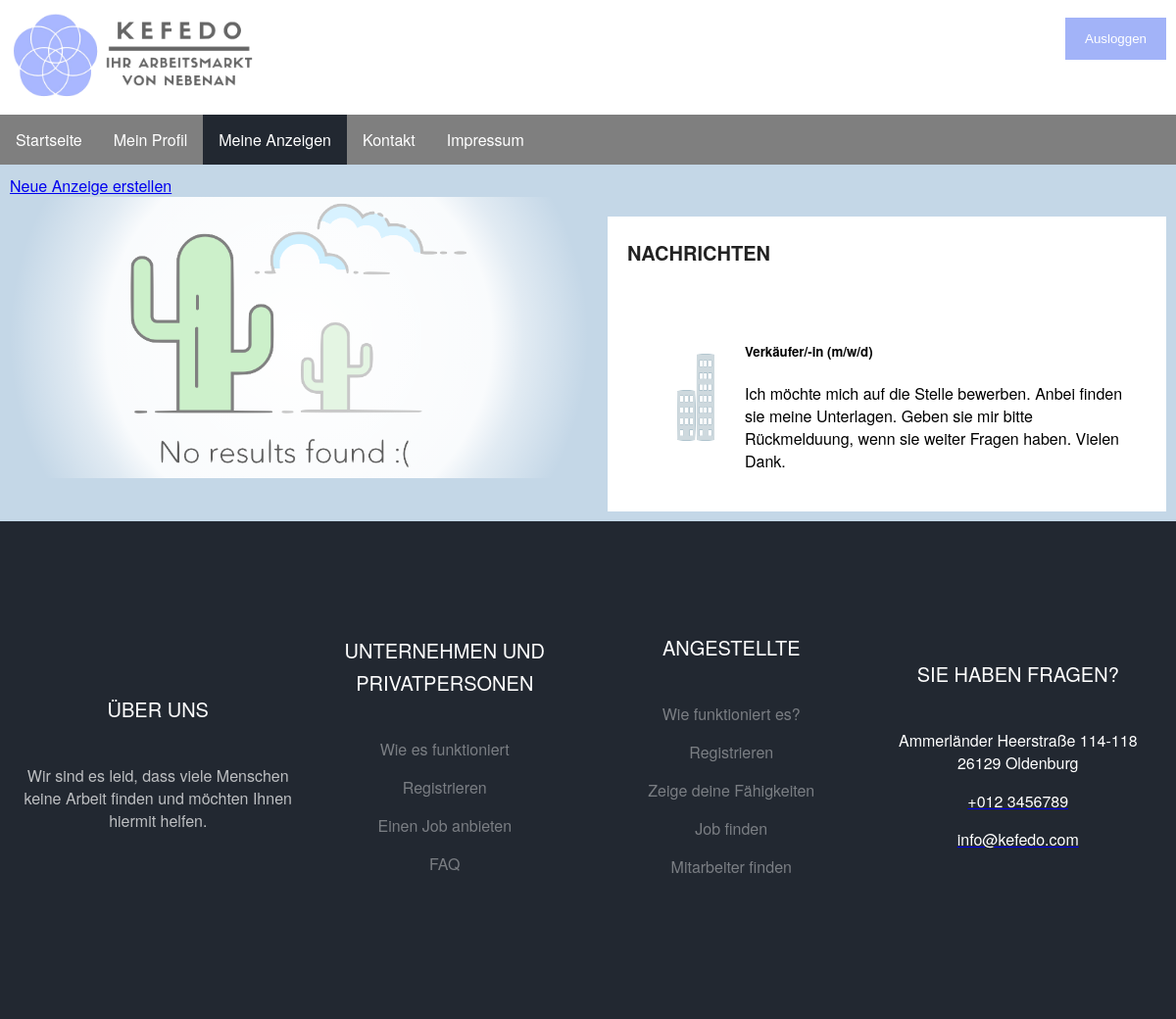
/website_root/messages.php (signed in), run on an earlier commit of the app's database.
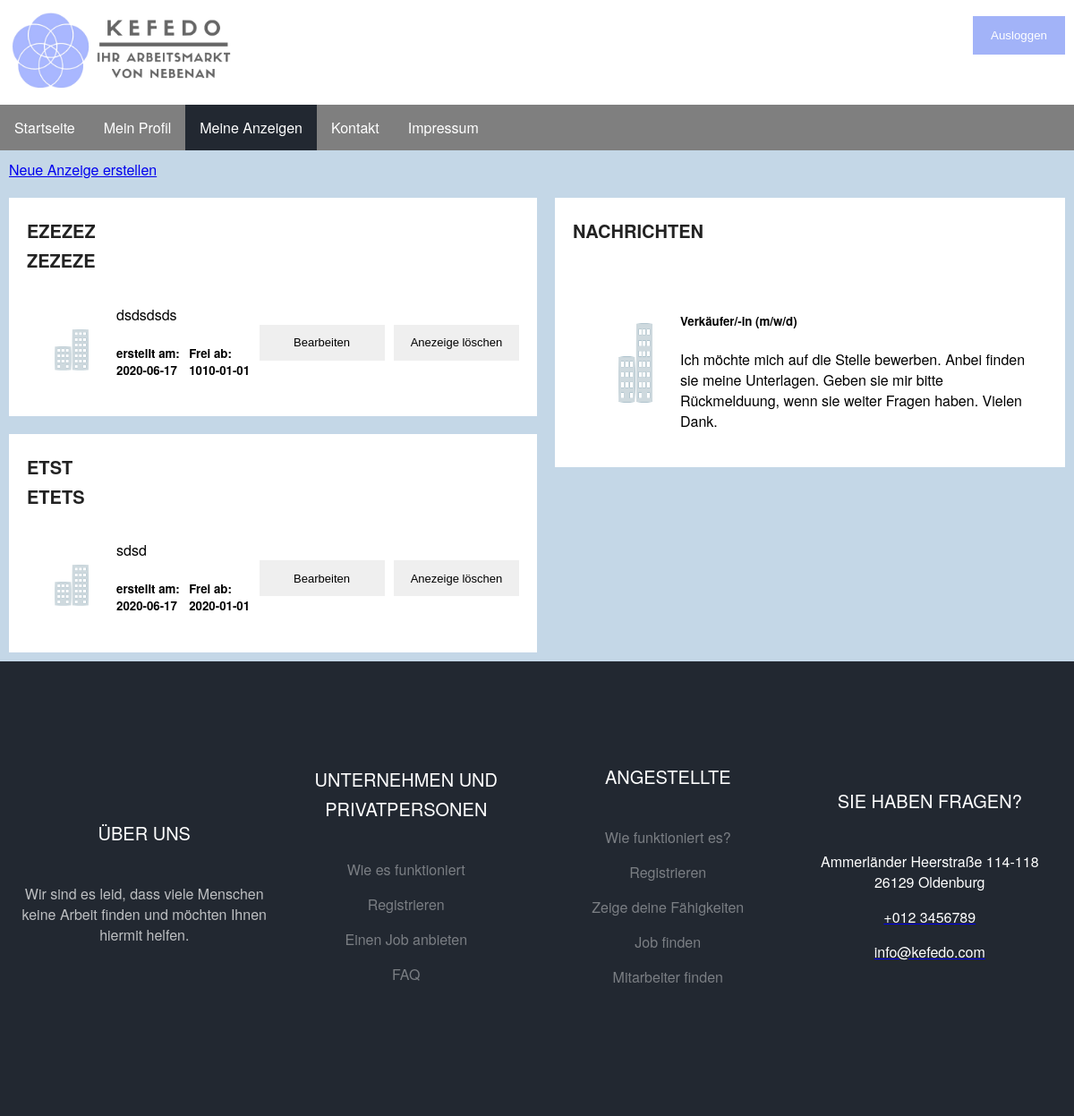
And on a later commit of the database.
### tables this page shows
CREATE TABLE offers (
                            id INTEGER NOT NULL PRIMARY KEY autoincrement,
                            title VARCHAR(50) NOT NULL,
                            subtitle VARCHAR(50) NOT NULL,
                            companyName VARCHAR(50) DEFAULT NULL,
                            description VARCHAR(2000) DEFAULT NULL,
                            logo VARCHAR(2000) DEFAULT NULL,
                            address INTEGER NOT NULL,
                            created DATE NOT NULL DEFAULT CURRENT_TIMESTAMP,
                            free DATE DEFAULT NULL,
                            offerType INTEGER(1) NOT NULL,
                            duration INTEGER(1) DEFAULT NULL,
                            workModel INTEGER(1) DEFAULT NULL,
                            creator INTEGER NOT NULL,
                            FOREIGN KEY(address) REFERENCES address (id),
                            FOREIGN KEY(creator) REFERENCES user (id)
                            
                            );

### website_root/php/offer/Offer.php (called while the page is built, shortened)
<?php
class Offer
{
    private $title;
    private $subTitle;
    private $description;
    private $created;
    private $free;
    public function getTitle()
    {
        return $this->title;
    }
    public function setTitle($title): void
    {
        $this->title = $title;
    }
    public function getSubTitle()
    {
        return $this->subTitle;
    }
    public function setSubTitle($subTitle): void
    {
        $this->subTitle = $subTitle;
    }
    public function getDescription()
    {
        return $this->description;
    }
    public function setDescription($description): void
    {
        $this->description = $description;
    }
    public function getCreated()
    {
        return $this->created;
    }
    public function setCreated($created): void
    {
        $this->created = $created;
    }
    public function getFree()
    {
        return $this->free;
    }
    public function setFree($free): void
    {
        $this->free = $free;
    }
}

### website_root/php/database/DatabaseController.php (called while the page is built, shortened)
<?php
class DatabaseController
{
    private static $USED_TYPE = "SQLITE";
    private static $database;
    public function __construct()
    {
        if (self::$USED_TYPE === "MARIADB") {
            self::$database = new MariaDBDatabase();
        } elseif (self::$USED_TYPE === "SQLITE") {
            self::$database = new SqliteDatabase();
        }
    }
    public static function getDatabase()
    {
        return self::$database;
    }
}

### website_root/php/offer/OfferDAOImpl.php (called while the page is built, shortened)
<?php
class OfferDAOImpl implements OfferDAO
{
    public function __construct()
    {
        $databaseController = new DatabaseController();
        $this->database = $databaseController::getDatabase();
    }
}

### website_root/php/database/SqliteDatabase.php (called while the page is built, shortened)
<?php
class SqliteDatabase implements Database
{
    private $conn;
    public function create(): ?bool
    {
        $commands = [
            "CREATE TABLE IF NOT EXISTS main.address (
                            id INTEGER NOT NULL PRIMARY KEY autoincrement,
                            state VARCHAR(30) NOT NULL,
                            town VARCHAR(30) NOT NULL,
                            street VARCHAR(50) NOT NULL,
                            number INTEGER(10) NOT NULL,
                            plz INTEGER(10) NOT NULL
                            );",
            "CREATE TABLE IF NOT EXISTS main.offers (
                            id INTEGER NOT NULL PRIMARY KEY autoincrement,
                            title VARCHAR(50) NOT NULL,
                            subtitle VARCHAR(50) NOT NULL,
                            companyName VARCHAR(50) DEFAULT NULL,
                            description VARCHAR(2000) DEFAULT NULL,
                            logo VARCHAR(2000) DEFAULT NULL,
                            address INTEGER NOT NULL,
                            created DATE NOT NULL DEFAULT CURRENT_TIMESTAMP,
                            free DATE DEFAULT NULL,
                            offerType INTEGER(1) NOT NULL,
                            duration INTEGER(1) DEFAULT NULL,
                            workModel INTEGER(1) DEFAULT NULL,
                            creator INTEGER NOT NULL,
                            FOREIGN KEY(address) REFERENCES address (id),
                            FOREIGN KEY(creator) REFERENCES user (id)
                            );",
            "CREATE TABLE IF NOT EXISTS main.user (
                            id INTEGER NOT NULL PRIMARY KEY autoincrement,
                            email VARCHAR(50) NOT NULL UNIQUE,
                            prename VARCHAR(30) DEFAULT NULL,
                            surname VARCHAR(50) DEFAULT NULL,
                            password VARCHAR(30) DEFAULT NULL
                            );",
        ];
        foreach ($commands as $command) {
            try {
                $result = $this->conn->exec($command);
            } catch (PDOException $e) {
                print $e;
                return false;
            }
        }
        return true;
    }
    public function connect(): ?bool
    {
        $this->conn = new PDO('sqlite:../DB.sqlite3') or die("Cannot open the Database");
        return $this->create();
    }
}

### website_root/php/user/UserDAOImpl.php (called while the page is built, shortened)
<?php
class UserDAOImpl implements UserDAO
{
    private $database;
    public function __construct()
    {
        $databaseController = new DatabaseController();
        $this->database = $databaseController::getDatabase();
        try {
            $this->database->connect();
        } catch (Exception $e) {
            print $e->getMessage();
        }
    }
    public function findUserByMail($email)
    {
        $command = "select * from user where email='" . $email . "'";
        return UserHelper::getUsersFromSQLResult($this->database->query($command));
    }
}

### website_root/messages.php (the view, shortened to what this page needs)
<?php
include "header.php";
include_once 'php/classes.php';
$email = $_COOKIE['email'] ?? null;
if ($email !== null) {
    $user = new UserDAOImpl();
    $user = $user->findUserByMail($email);
    if ($user !== null) {
        $OfferDAOImpl = new OfferDAOImpl();
        $result = $OfferDAOImpl->getOwnOffers($user);
    } else {
        $result = null;
    }
}
?>
<div class="header">
    <nav>
        <ul class="navi">
            <li class="navibutton"><a href="index.php" class="naviobjekt"> Startseite</a></li>
            <li class="navibutton">
                <a href="profil.php" class="naviobjekt"> Mein Profil</a>
            </li>
            <li class="navibutton">
                <div class="active"><a href="messages.php" class="naviobjekt"> Meine Anzeigen </a></div>
            </li>
            <li class="navibutton"><a href="contact.php" class="naviobjekt">Kontakt </a></li>
            <li class="navibutton"><a href="impressum.php" class="naviobjekt">Impressum </a></li>
        </ul>
    </nav>
</div>
<div class="grid-farbe">
    <div class="button_field">
        <a href="new_offer.php" class="button_new_offer">Neue Anzeige erstellen</a>
    </div>
    <div class="row">
        <div class="leftcolumn">
            <?php
            displayResults($result);
            function displayResults($result)
            {
                if ($result !== null) {
                    $count = 0;
                    foreach ($result as $offer) {
                        $offer_id = $offer->getId();
                        $count++;
                        $html = "<div class=\"card\">
                                    <div class=\"anzeigen-inhalt\">
                                        <h2>" . $offer->getTitle() . "<br>" . $offer->getSubTitle() . "</h2>
                                        <img class=\"fakeimg\" src=\"images/company_placeholder.png\" alt=\"Firmenlogo\">
                                        <div class=\"beschreibung\">
                                            " . $offer->getDescription() . "
                                        </div>
                                    </div>
                                    <form method=\"POST\"  class=\"profile-form\" id=\"profile-form\">
                                    <div class=\"infos\">
                                        <div class=\"erstellt\"><h5>erstellt am:<br>" . $offer->getCreated() . "</div>
                                        <div class=\"frei\"><h5> Frei ab:<br>" . $offer->getFree() . "</h5></div>
                                        <input type='hidden' name='id_offer' value='$offer_id'></form>
                                     <form method='post' action='new_offer.php'><input type=\"submit\" value=\"Bearbeiten\" class=\"submit\" name=\"bearbeiten_offer\"
                                   id=\"submit\"/>
                                        <input type='hidden' name='id_offer' value='$offer_id'></form>
                                    <input type=\"submit\" value=\"Anezeige löschen\" class=\"submit\" name=\"anzeigeloeschen\"
                                   id=\"submit\"/>
                                    </div>
                                 </form>
                                </div>";
                        echo $html . "\n";
                    }
                    if ($count === 0) {
                        echo "<div style=\"background: radial-gradient(circle at center, white 0,rgba(255,255,255,0.9) 60%, rgba(255,255,255,0.5) 70%,transparent 90%); text-align: center; border-radius: 20px\">
                        <img style=\"display: inline-block; max-width: 60%\" src=\"images/no_result.png\" alt=\"Keine eigenen Anzeigen<br>Erstelle welche mit einem Klick auf &quot;Anzeige Erstellen&quot;\">
                    </div>";
                    }
                }
            }
            ?>
        </div>
        <div class="rightcolumn">
            <div class="card">
                <h2>Nachrichten</h2>
                <div class="card">
                    <div class=" nachricht">
                        <img class="fakeimg" src="images/company_placeholder.png" alt="Firmenlogo">
                        <div class="nachrichtenbes">
                            <h5>Verkäufer/-in (m/w/d)</h5>
                            Ich möchte mich auf die Stelle bewerben. Anbei finden sie meine Unterlagen.
                            Geben sie mir bitte Rückmelduung, wenn sie weiter Fragen haben. Vielen Dank.
                        </div>
                    </div>
                </div>
            </div>
        </div>
    </div>
</div>
</div>

### website_root/header.php (shortened to what this page needs)
<!DOCTYPE html>
<html lang="de">
<head>
    <link rel="stylesheet" type="text/css" href="styles/global.css">
    <?php if (preg_match("/messages\.php/i", $_SERVER['REQUEST_URI'])) { ?>
        <link rel="stylesheet" type="text/css" href="styles/messages.css">
    <?php } ?>
</head>
<body>
<div class="grid-container">
    <div class="headerrahmen">
        <div class="logo">
            <a href="index.php"><img alt="Logo" class="kefedologo" src="images/logo.png"></a>
        </div>
        <?php if (isset($_COOKIE["loggedin"]) and $_COOKIE["loggedin"] === "true") {
            ?>
            <div class="loginbutton">
                <form action="login.php" method="post">
                    <button type="submit" name="logoutSubmit" style="width:auto;">
                        Ausloggen
                    </button>
                </form>
            </div>
    <?php
    }
    ?>
</div>

### website_root/styles/global.css (style rules this page uses)
body { margin: 0; font-family: "Helvetica Neue", Helvetica, Arial, sans-serif; }
input { display: block; max-width: 100%; border: 1px solid #ebebeb; padding: 12px 20px; box-sizing: border-box; font-weight: 500; font-size: 13px; }
button { background-color: #A2B3F8; color: white; padding: 14px 20px; margin: 8px 0; border: none; cursor: pointer; width: 100%; }
.submit { width: 140px; height: 40px; display: flex; font-weight: 400; font-size: 13px; padding: 10px; border: none; cursor: pointer; }
h2 { line-height: 1.66; padding: 0; font-weight: 700; color: #222; font-size: 20px; text-transform: uppercase; margin: 0 0 32px; }
.footer { display: block; position: relative; font-size: 16px; padding: 7em 0; background: #222831; color: rgba(255, 255, 255, 0.7); grid-area: footer; align-content: center; }
.footer-row { display: flex; flex-wrap: wrap; align-content: center; }
.grid-farbe { padding: 10px; background-color: #c4d7e7; }
.text { color: #fff; text-decoration: none; }
.footer-col { float: left; flex-grow: 1; text-align: center; align-content: center; flex-wrap: wrap; width: 200px; }
.list-unstyled { padding-left: 0; list-style: none; }
.footer-li { padding-bottom: 1rem !important; }
.container { width: 100%; padding-right: 15px; padding-left: 15px; margin: auto; }
.footer-h2 { font-family: inherit; color: #fff; margin-bottom: 40px; font-size: 20px; font-weight: 400; }
.footer-link { color: rgba(255, 255, 255, 0.4); text-decoration: none; }
.headerrahmen { display: flex; flex-wrap: wrap; justify-content: space-between; padding: 10px; max-width: 100%; overflow: hidden; }
.loginbutton { float: right; margin-right: 0; align-items: end; }
.logo { flex-grow: 100; }
.kefedologo { max-width: 250px; min-width: 200px; }
.navi { list-style-type: none; margin: 0; padding: 0; overflow: hidden; background-color: #7f7f7f; }
.navibutton { float: left; }
.naviobjekt { display: block; color: white; text-decoration: none; text-align: center; padding: 14px 16px; }
.navibutton :last-child { border-right: none; }
.active { background-color: #222831; }

### website_root/styles/messages.css (style rules this page uses)
.leftcolumn { float: left; width: 50%; }
.rightcolumn { float: left; width: 50%; padding-left: 20px; }
.fakeimg { width: 15%; padding: 20px; min-width: 100px; float:left; }
.infos { display: flex; justify-content: space-between; }
.nachricht { display: flex; }
.card { background-color: white; padding: 20px; margin-top: 20px; }
.row:after { content: ""; display: table; clear: both; }

What changed in the data, as far as the page shows it:
added offers: title "EZEZEZ", subtitle "ZEZEZE", description "dsdsdsds", created "2020-06-17", free "1010-01-01"
added offers: title "ETST", subtitle "ETETS", description "sdsd", created "2020-06-17", free "2020-01-01"
